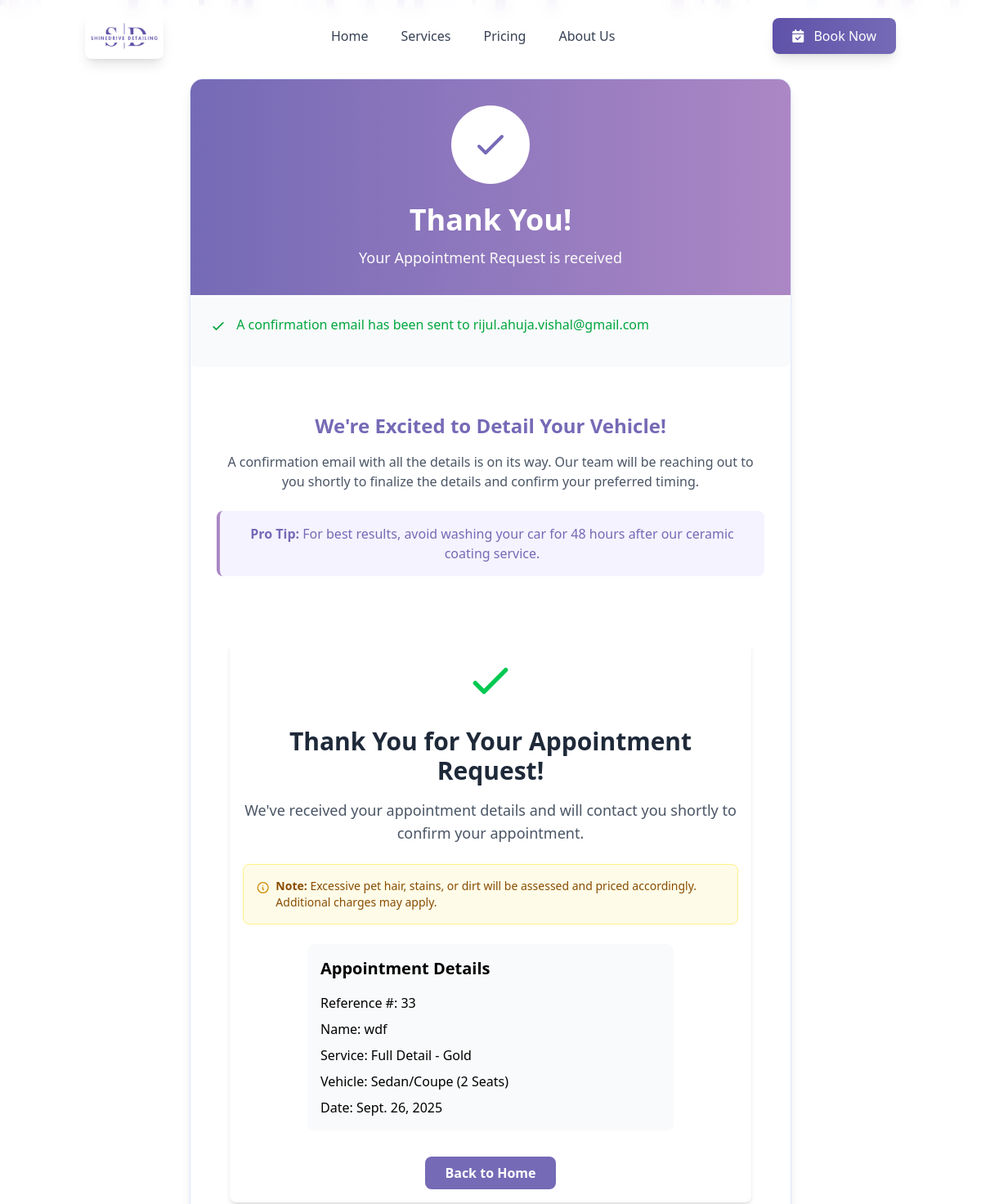
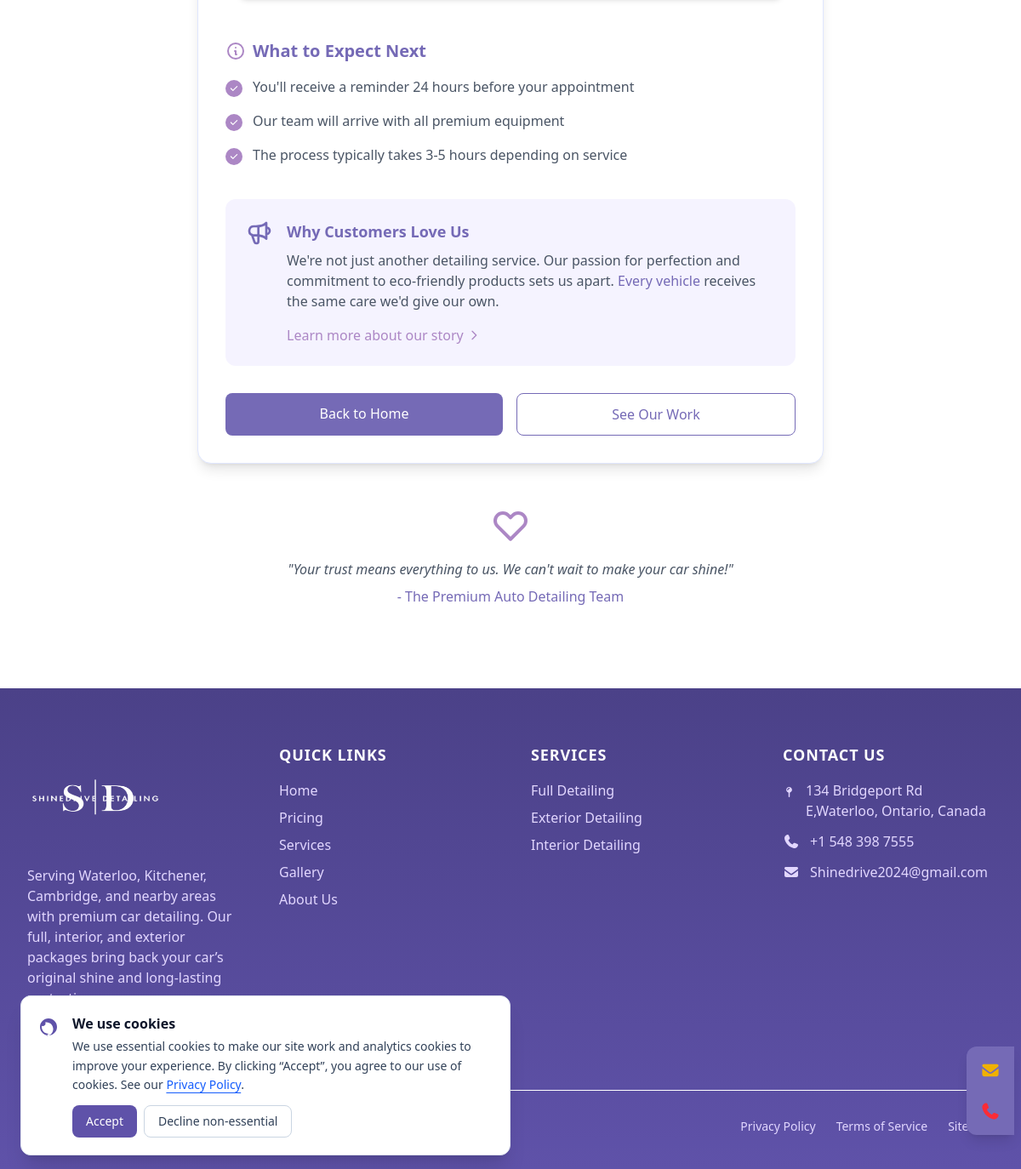
Page /booking/thank-you/f54ce5b1-12d1-4cb3-8e7c-7693618f3e40/ on the committed database (2 pictures, top to bottom).
### app/models.py (models this page shows, shortened)
class Booking(models.Model):
    VEHICLE_CHOICES = [
        ('sedan', 'Sedan/Coupe (2 Seats)'),
        ('suv5', 'SUV (5 Seats)'),
        ('suv7', 'Pick Up/7-Seat SUV'),
        ('xlsuv', 'XL SUV')
    ]
    SERVICE_CHOICES = [
        ('full', 'Full Detail'),
        ('interior', 'Interior Detail'),
        ('exterior', 'Exterior Detail')
    ]
    PACKAGE_CHOICES = [
        ('bronze', 'Bronze'),
        ('gold', 'Gold'),
        ('platinum', 'Platinum')
    ]
    full_name = models.CharField(max_length=100)
    mobile = models.CharField(max_length=20)
    email = models.EmailField(blank=True)
    vehicle_type = models.CharField(max_length=10, choices=VEHICLE_CHOICES)
    service_type = models.CharField(max_length=10, choices=SERVICE_CHOICES)
    package_type = models.CharField(max_length=10, choices=PACKAGE_CHOICES)
    date = models.DateField()
    time = models.TimeField(null=True, blank=True)
    special_requests = models.TextField(blank=True)
    created_at = models.DateTimeField(auto_now_add=True)
    slug = models.SlugField(unique=True, max_length=100, blank=True)

### app/views.py (the view)
# urls.py: path('booking/thank-you/<slug:slug>/', views.booking_thank_you, name='booking_thank_you'),
def booking_thank_you(request, slug):
    try:
        booking = get_object_or_404(Booking, slug=slug)
        context = {
            'booking': booking,
            'active_page': 'thank_you',
            'title': f'Booking Confirmed - {booking.full_name} - ShineDrive Detailing',
            'meta_description': f'Your car detailing appointment for {booking.vehicle_type} {booking.service_type} on {booking.date} is confirmed. Details of your booking.'
        }
        return render(request, 'booking/thanku.html', context)
    except Exception as e:
        messages.error(request, 'Booking not found.')
        return redirect('index')

### app/templates/booking/thanku.html (shortened to what this page needs)
{% extends "layout.html" %} {% load static %} {% block content %}
<div
  id="confetti-container"
  class="fixed inset-0 overflow-hidden pointer-events-none"
></div>
<main class="max-w-3xl mx-auto px-4 py-12 md:py-24 pt-20">
  <div
    class="bg-white rounded-2xl shadow-lg overflow-hidden border border-[#E0E7FF]"
  >
    <div class="bg-gradient-to-r from-[#756AB6] to-[#AC87C5] p-8 text-center">
      <div
        class="w-24 h-24 bg-white rounded-full flex items-center justify-center mx-auto mb-6"
      >
        <svg
          xmlns="http://www.w3.org/2000/svg"
          class="h-12 w-12 text-[#756AB6]"
          fill="none"
          viewBox="0 0 24 24"
          stroke="currentColor"
        >
          <path
            stroke-linecap="round"
            stroke-linejoin="round"
            stroke-width="2"
            d="M5 13l4 4L19 7"
          />
        </svg>
      </div>
      <h1 class="text-3xl md:text-4xl font-bold text-white mb-3">Thank You!</h1>
      <p class="text-[#FBFBFB] text-lg">Your Appointment Request is received</p>
    </div>
<div class="bg-gray-50 p-6 rounded-lg mb-6">
    <p class="text-green-600 mb-4">
        <svg class="w-5 h-5 inline mr-2" fill="none" stroke="currentColor" viewBox="0 0 24 24">
            <path stroke-linecap="round" stroke-linejoin="round" stroke-width="2" d="M5 13l4 4L19 7"></path>
        </svg>
        {% if booking.email %}
            A confirmation email has been sent to {{ booking.email }}
        {% else %}
            You'll receive a call to confirm your appointment
        {% endif %}
    </p>
</div>
    <div class="p-8 md:p-8">
      <div class="text-center mb-8">
        <h2 class="text-2xl font-bold text-[#756AB6] mb-4">
          We're Excited to Detail Your Vehicle!
        </h2>
        <p class="text-gray-600 mb-6">
          A confirmation email with all the details is on its way. Our team will be reaching out to you shortly to finalize the details and confirm your preferred timing.
        </p>
        <div
          class="bg-[#F5F3FF] rounded-lg p-4 border-l-4 border-[#AC87C5] mb-8"
        >
          <p class="text-[#756AB6] font-medium">
            <span class="font-bold">Pro Tip:</span> For best results, avoid
            washing your car for 48 hours after our ceramic coating service.
          </p>
        </div>
      </div>
      <div class="container mx-auto px-4 py-12">
        <div
          class="max-w-2xl mx-auto bg-white rounded-lg shadow-md overflow-hidden text-center p-4"
        >
          <div class="mb-6">
            <svg
              class="w-16 h-16 text-green-500 mx-auto"
              fill="none"
              stroke="currentColor"
              viewBox="0 0 24 24"
              xmlns="http://www.w3.org/2000/svg"
            >
              <path
                stroke-linecap="round"
                stroke-linejoin="round"
                stroke-width="2"
                d="M5 13l4 4L19 7"
              ></path>
            </svg>
          </div>
          <h1 class="text-3xl font-bold text-gray-800 mb-4">
            Thank You for Your Appointment Request!
          </h1>
          <p class="text-lg text-gray-600 mb-6">
            We've received your appointment details and will contact you shortly to
            confirm your appointment.
          </p>
          <div class="bg-yellow-50 border border-yellow-200 text-yellow-800 rounded-lg p-4 mb-6 text-left">
            <div class="flex">
              <svg class="w-5 h-5 mt-0.5 mr-2 text-yellow-600" fill="none" stroke="currentColor" viewBox="0 0 24 24">
                <path stroke-linecap="round" stroke-linejoin="round" stroke-width="2" d="M13 16h-1v-4h-1m1-4h.01M12 2a10 10 0 100 20 10 10 0 000-20z" />
              </svg>
              <p class="text-sm">
                <span class="font-semibold">Note:</span>
                Excessive pet hair, stains, or dirt will be assessed and priced accordingly. Additional charges may apply.
              </p>
            </div>
          </div>
          <div class="bg-gray-50 p-4 rounded-lg text-left max-w-md mx-auto">
            <h2 class="text-xl font-semibold mb-4">Appointment Details</h2>
            <div class="space-y-2">
              <p>
                <span class="font-medium">Reference #:</span> {{ booking.id }}
              </p>
              <p>
                <span class="font-medium">Name:</span> {{ booking.full_name }}
              </p>
              <p>
                <span class="font-medium">Service:</span> {{ booking.get_service_type_display }} - {{ booking.get_package_type_display }}
              </p>
              <p>
                <span class="font-medium">Vehicle:</span> {{ booking.get_vehicle_type_display }}
              </p>
              <p>
                <span class="font-medium">Date:</span> {{ booking.date }}
              </p>
            </div>
          </div>
          <div class="mt-8">
            <a
              href="/"
              class="inline-block bg-[#756AB6] text-white font-bold py-2 px-6 rounded-lg transition duration-200"
            >
              Back to Home
            </a>
          </div>
        </div>
      </div>
      <div class="mb-10">
        <h3 class="text-xl font-semibold text-[#756AB6] mb-4 flex items-center">
          <svg
            xmlns="http://www.w3.org/2000/svg"
            class="h-6 w-6 mr-2"
            fill="none"
            viewBox="0 0 24 24"
            stroke="#AC87C5"
          >
            <path
              stroke-linecap="round"
              stroke-linejoin="round"
              stroke-width="2"
              d="M13 16h-1v-4h-1m1-4h.01M21 12a9 9 0 11-18 0 9 9 0 0118 0z"
            />
          </svg>
          What to Expect Next
        </h3>
        <div class="space-y-4">
          <div class="flex items-start">
            <div class="flex-shrink-0 mt-1">
              <div
                class="w-5 h-5 rounded-full bg-[#AC87C5] flex items-center justify-center"
              >
                <svg
                  xmlns="http://www.w3.org/2000/svg"
                  class="h-3 w-3 text-white"
                  viewBox="0 0 20 20"
                  fill="currentColor"
                >
                  <path
                    fill-rule="evenodd"
                    d="M16.707 5.293a1 1 0 010 1.414l-8 8a1 1 0 01-1.414 0l-4-4a1 1 0 011.414-1.414L8 12.586l7.293-7.293a1 1 0 011.414 0z"
                    clip-rule="evenodd"
                  />
                </svg>
              </div>
            </div>
            <p class="ml-3 text-gray-600">
              You'll receive a reminder 24 hours before your appointment
            </p>
          </div>
          <div class="flex items-start">
            <div class="flex-shrink-0 mt-1">
              <div
                class="w-5 h-5 rounded-full bg-[#AC87C5] flex items-center justify-center"
              >
                <svg
                  xmlns="http://www.w3.org/2000/svg"
                  class="h-3 w-3 text-white"
                  viewBox="0 0 20 20"
                  fill="currentColor"
                >
                  <path
                    fill-rule="evenodd"
                    d="M16.707 5.293a1 1 0 010 1.414l-8 8a1 1 0 01-1.414 0l-4-4a1 1 0 011.414-1.414L8 12.586l7.293-7.293a1 1 0 011.414 0z"
                    clip-rule="evenodd"
                  />
                </svg>
              </div>
            </div>
            <p class="ml-3 text-gray-600">
              Our team will arrive with all premium equipment
            </p>
          </div>
          <div class="flex items-start">
            <div class="flex-shrink-0 mt-1">
              <div
                class="w-5 h-5 rounded-full bg-[#AC87C5] flex items-center justify-center"
              >
                <svg
                  xmlns="http://www.w3.org/2000/svg"
                  class="h-3 w-3 text-white"
                  viewBox="0 0 20 20"
                  fill="currentColor"
                >
                  <path
                    fill-rule="evenodd"
                    d="M16.707 5.293a1 1 0 010 1.414l-8 8a1 1 0 01-1.414 0l-4-4a1 1 0 011.414-1.414L8 12.586l7.293-7.293a1 1 0 011.414 0z"
                    clip-rule="evenodd"
                  />
                </svg>
              </div>
            </div>
            <p class="ml-3 text-gray-600">
              The process typically takes 3-5 hours depending on service
            </p>
          </div>
        </div>
      </div>
      <div class="bg-[#F5F3FF] rounded-xl p-6 mb-8">
        <div class="flex items-start">
          <div class="flex-shrink-0">
          </div>
          <div class="ml-4">
            <h3 class="text-lg font-bold text-[#756AB6] mb-2">
              Why Customers Love Us
            </h3>
            <p class="text-gray-600 mb-4">
              We're not just another detailing service. Our passion for
              perfection and commitment to eco-friendly products sets us apart.
              <span class="font-medium text-[#756AB6]">Every vehicle</span>
              receives the same care we'd give our own.
            </p>
            <a
              href="/about"
              class="inline-flex items-center text-[#AC87C5] font-medium hover:text-[#756AB6] transition-colors"
            >
              Learn more about our story
              <svg
                xmlns="http://www.w3.org/2000/svg"
                class="h-4 w-4 ml-1"
                fill="none"
                viewBox="0 0 24 24"
                stroke="currentColor"
              >
                <path
                  stroke-linecap="round"
                  stroke-linejoin="round"
                  stroke-width="2"
                  d="M9 5l7 7-7 7"
                />
              </svg>
            </a>
          </div>
        </div>
      </div>
      <div class="flex flex-col sm:flex-row gap-4">
        <a
          href="/"
          class="flex-1 px-6 py-3 bg-[#756AB6] hover:bg-[#AC87C5] text-white font-medium rounded-lg text-center transition-colors"
        >
          Back to Home
        </a>
        <a
          href="/gallery"
          class="flex-1 px-6 py-3 bg-white border border-[#756AB6] text-[#756AB6] hover:bg-[#F5F3FF] font-medium rounded-lg text-center transition-colors"
        >
          See Our Work
        </a>
      </div>
    </div>
  </div>
  <div class="mt-12 text-center">
    <p class="text-gray-600 italic">
      "Your trust means everything to us. We can't wait to make your car shine!"
    </p>
    <p class="text-[#756AB6] font-medium mt-2">
      - The Premium Auto Detailing Team
    </p>
  </div>
</main>
{% endblock %}

### rows in the picture
Booking: email "rijul.ahuja.vishal@gmail.com", id "33", full_name "wdf", service_type "Full Detail", package_type "Gold", vehicle_type "Sedan/Coupe (2 Seats)", date "Sept. 26, 2025"
